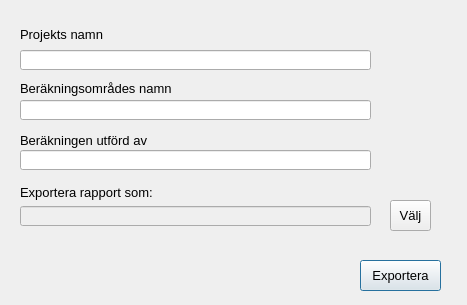
<?xml version="1.0" encoding="UTF-8"?>
<ui version="4.0">
 <class>ExportDialog</class>
 <widget class="QDialog" name="ExportDialog">
  <property name="geometry">
   <rect>
    <x>0</x>
    <y>0</y>
    <width>467</width>
    <height>305</height>
   </rect>
  </property>
  <property name="font">
   <font>
    <family>Tahoma</family>
    <pointsize>10</pointsize>
   </font>
  </property>
  <property name="windowTitle">
   <string>PDF export</string>
  </property>
  <property name="windowIcon">
   <iconset>
    <normaloff>:/plugins/qgyf/assets/leaf.png</normaloff>:/plugins/qgyf/assets/leaf.png</iconset>
  </property>
  <widget class="QPushButton" name="okButton">
   <property name="geometry">
    <rect>
     <x>360</x>
     <y>260</y>
     <width>81</width>
     <height>31</height>
    </rect>
   </property>
   <property name="text">
    <string>Exportera</string>
   </property>
  </widget>
  <widget class="QLabel" name="label">
   <property name="geometry">
    <rect>
     <x>20</x>
     <y>182</y>
     <width>151</width>
     <height>20</height>
    </rect>
   </property>
   <property name="text">
    <string>Exportera rapport som:</string>
   </property>
  </widget>
  <widget class="QLabel" name="label_2">
   <property name="geometry">
    <rect>
     <x>20</x>
     <y>80</y>
     <width>181</width>
     <height>16</height>
    </rect>
   </property>
   <property name="text">
    <string>Beräkningsområdes namn</string>
   </property>
  </widget>
  <widget class="QLabel" name="label_3">
   <property name="geometry">
    <rect>
     <x>20</x>
     <y>130</y>
     <width>141</width>
     <height>21</height>
    </rect>
   </property>
   <property name="text">
    <string>Beräkningen utförd av</string>
   </property>
  </widget>
  <widget class="QLineEdit" name="pdfPath">
   <property name="enabled">
    <bool>false</bool>
   </property>
   <property name="geometry">
    <rect>
     <x>20</x>
     <y>206</y>
     <width>351</width>
     <height>20</height>
    </rect>
   </property>
   <property name="text">
    <string/>
   </property>
  </widget>
  <widget class="QToolButton" name="selectPathButton">
   <property name="geometry">
    <rect>
     <x>390</x>
     <y>200</y>
     <width>41</width>
     <height>31</height>
    </rect>
   </property>
   <property name="text">
    <string>Välj</string>
   </property>
  </widget>
  <widget class="QLineEdit" name="projectName">
   <property name="geometry">
    <rect>
     <x>20</x>
     <y>50</y>
     <width>351</width>
     <height>20</height>
    </rect>
   </property>
   <property name="text">
    <string/>
   </property>
   <property name="clearButtonEnabled">
    <bool>false</bool>
   </property>
  </widget>
  <widget class="QLabel" name="label_4">
   <property name="geometry">
    <rect>
     <x>20</x>
     <y>26</y>
     <width>221</width>
     <height>16</height>
    </rect>
   </property>
   <property name="text">
    <string>Projekts namn</string>
   </property>
  </widget>
  <widget class="QLineEdit" name="areaName">
   <property name="geometry">
    <rect>
     <x>20</x>
     <y>100</y>
     <width>351</width>
     <height>20</height>
    </rect>
   </property>
   <property name="text">
    <string/>
   </property>
  </widget>
  <widget class="QLineEdit" name="author">
   <property name="geometry">
    <rect>
     <x>20</x>
     <y>150</y>
     <width>351</width>
     <height>20</height>
    </rect>
   </property>
   <property name="text">
    <string/>
   </property>
  </widget>
 </widget>
 <resources>
  <include location="../resources.py"/>
 </resources>
 <connections/>
</ui>
